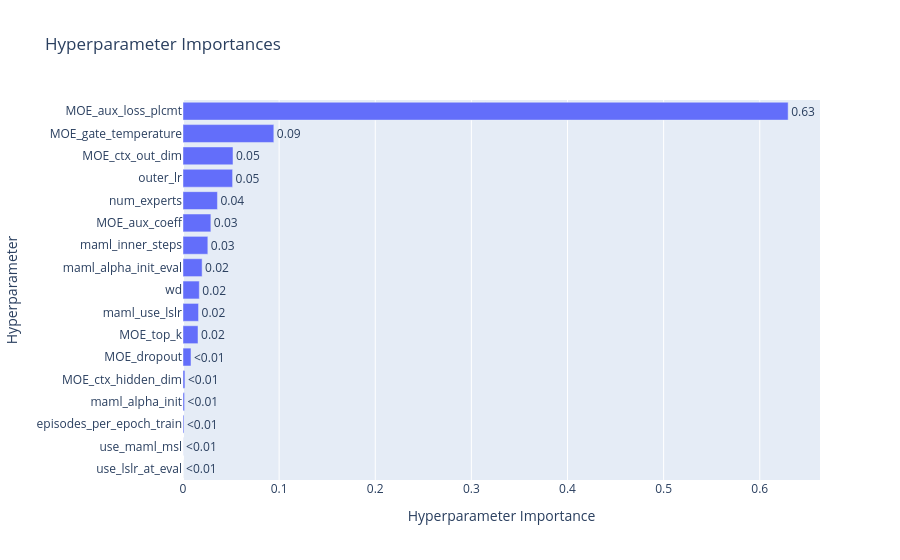

Notebook cell for this chart:
### Code cell
# 2. Plot Hyperparameter Importance
try:
    fig_imp = plot_param_importances(study)
    fig_imp.show()
except Exception as e:
    print(f"Could not plot importance (might need more trials): {e}")

### Figure 1 — Plotly figure (JSON) as saved in the notebook; plotly's stock layout.template omitted (floating-point values rounded to 4 significant figures)
{"data": [{"cliponaxis": false, "hovertemplate": ["use_lslr_at_eval (CategoricalDistribution): 9.607003797809623e-06<extra></extra>", "use_maml_msl (CategoricalDistribution): 9.979089086316588e-05<extra></extra>", "episodes_per_epoch_train (CategoricalDistribution): 0.0009941536448038512<extra></extra>", "maml_alpha_init (FloatDistribution): 0.0016244568373514597<extra></extra>", "MOE_ctx_hidden_dim (CategoricalDistribution): 0.0020007290618693336<extra></extra>", "MOE_dropout (FloatDistribution): 0.008324235391186471<extra></extra>", "MOE_top_k (CategoricalDistribution): 0.01563476353578363<extra></extra>", "maml_use_lslr (CategoricalDistribution): 0.016153251920202314<extra></extra>", "wd (FloatDistribution): 0.016954227097797137<extra></extra>", "maml_alpha_init_eval (FloatDistribution): 0.019888223958587272<extra></extra>", "maml_inner_steps (CategoricalDistribution): 0.025838965951861595<extra></extra>", "MOE_aux_coeff (FloatDistribution): 0.02899699563343341<extra></extra>", "num_experts (CategoricalDistribution): 0.03583469980062483<extra></extra>", "outer_lr (FloatDistribution): 0.05160522295232925<extra></extra>", "MOE_ctx_out_dim (CategoricalDistribution): 0.05201079412781459<extra></extra>", "MOE_gate_temperature (FloatDistribution): 0.09449026741196809<extra></extra>", "MOE_aux_loss_plcmt (CategoricalDistribution): 0.6295396147797259<extra></extra>"], "name": "Objective Value", "orientation": "h", "text": ["<0.01", "<0.01", "<0.01", "<0.01", "<0.01", "<0.01", "0.02", "0.02", "0.02", "0.02", "0.03", "0.03", "0.04", "0.05", "0.05", "0.09", "0.63"], "textposition": "outside", "type": "bar", "x": [9.607e-06, 9.979e-05, 0.0009942, 0.001624, 0.002001, 0.008324, 0.01563, 0.01615, 0.01695, 0.01989, 0.02584, 0.029, 0.03583, 0.05161, 0.05201, 0.09449, 0.6295], "y": ["use_lslr_at_eval", "use_maml_msl", "episodes_per_epoch_train", "maml_alpha_init", "MOE_ctx_hidden_dim", "MOE_dropout", "MOE_top_k", "maml_use_lslr", "wd", "maml_alpha_init_eval", "maml_inner_steps", "MOE_aux_coeff", "num_experts", "outer_lr", "MOE_ctx_out_dim", "MOE_gate_temperature", "MOE_aux_loss_plcmt"]}], "layout": {"title": {"text": "Hyperparameter Importances"}, "xaxis": {"title": {"text": "Hyperparameter Importance"}}, "yaxis": {"title": {"text": "Hyperparameter"}}}}
